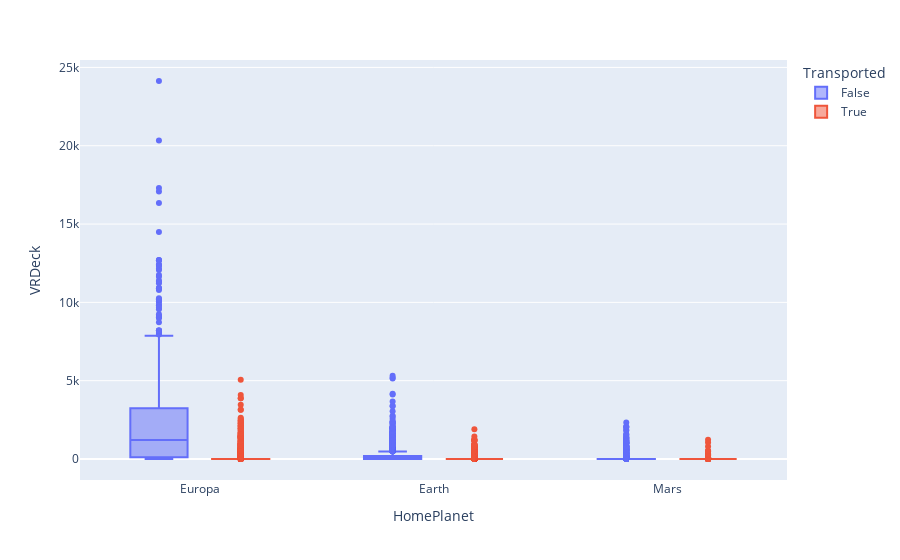

Notebook code cell kept with this figure:
### Code cell
fig = px.box(df, x='HomePlanet', y='VRDeck', color='Transported')
fig.update_traces(quartilemethod="linear") # or "inclusive", or "linear" by default
fig.show()

### Figure 1 — Plotly figure (JSON) as saved in the notebook; plotly's stock layout.template omitted (floating-point values rounded to 4 significant figures; data arrays with more than 128 entries replaced by an {"elided": "..."} marker saying what was removed)
{"data": [{"alignmentgroup": "True", "hovertemplate": "Transported=False<br>HomePlanet=%{x}<br>VRDeck=%{y}<extra></extra>", "legendgroup": "False", "marker": {"color": "#636efa"}, "name": "False", "notched": false, "offsetgroup": "False", "orientation": "v", "showlegend": true, "x": {"elided": "4315 str values"}, "x0": " ", "xaxis": "x", "y": {"elided": "4315 int values"}, "y0": " ", "yaxis": "y", "type": "box", "quartilemethod": "linear"}, {"alignmentgroup": "True", "hovertemplate": "Transported=True<br>HomePlanet=%{x}<br>VRDeck=%{y}<extra></extra>", "legendgroup": "True", "marker": {"color": "#EF553B"}, "name": "True", "notched": false, "offsetgroup": "True", "orientation": "v", "showlegend": true, "x": {"elided": "4378 str values"}, "x0": " ", "xaxis": "x", "y": {"elided": "4378 int values"}, "y0": " ", "yaxis": "y", "type": "box", "quartilemethod": "linear"}], "layout": {"xaxis": {"anchor": "y", "domain": [0, 1], "title": {"text": "HomePlanet"}, "type": "category", "range": [-0.5161, 2.516], "autorange": true}, "yaxis": {"anchor": "x", "domain": [0, 1], "title": {"text": "VRDeck"}, "type": "linear", "range": [-1341.0, 25470.0], "autorange": true}, "legend": {"title": {"text": "Transported"}, "tracegroupgap": 0}, "margin": {"t": 60}, "boxmode": "group", "autosize": true}}
